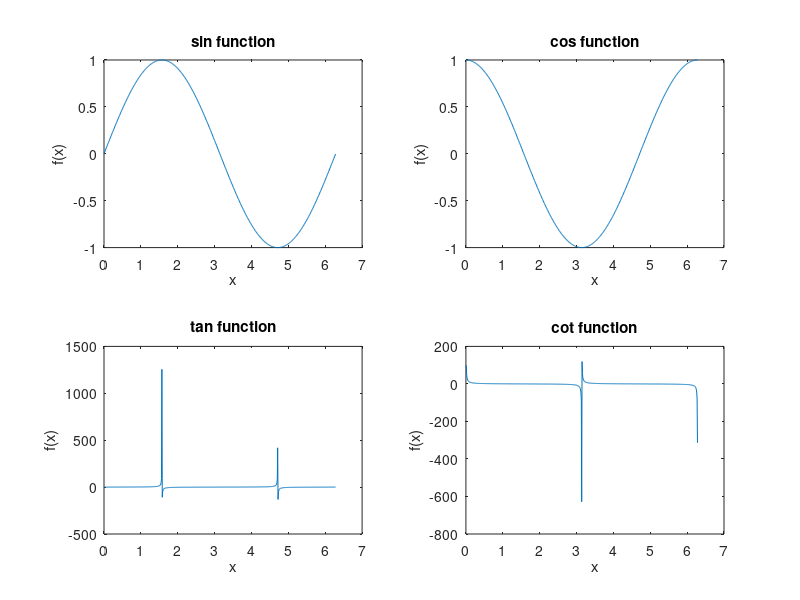

The MATLAB script that drew this image:
x=0:0.01:2*pi;
y1=sin(x);
y2=cos(x);
y3=tan(x);
y4=cot(x);

figure

subplot(2,2,1);
plot(x,y1);
xlabel('x');
ylabel('f(x)');
title('sin function');

subplot(2,2,2);
plot(x,y2);
xlabel('x');
ylabel('f(x)');
title('cos function');

subplot(2,2,3);
plot(x,y3);
xlabel('x');
ylabel('f(x)');
title('tan function');

subplot(2,2,4);
plot(x,y4);
xlabel('x');
ylabel('f(x)');
title('cot function');
